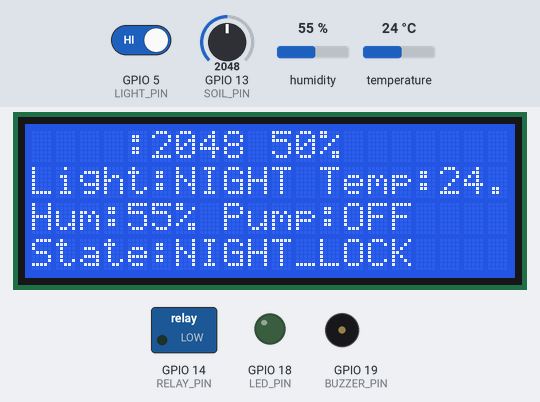
The sketch below on a simulated ESP32. On the bench: 20×4 character LCD, switched loads named in the sketch (green lamp = pin HIGH), output pins drawn as LEDs (lit = HIGH), buzzer (waves = sounding). The inputs (shaded band) are chosen by the test bench; at power-on: GPIO 5 (LIGHT_PIN) HIGH, GPIO 13 (SOIL_PIN) = 2048, temperature 24 °C, humidity 55 %. What the sketch prints to the serial monitor is not drawn.

Above: at 2.4 s.
2.5 s: GPIO 5 (LIGHT_PIN) driven LOW
At 4.2 s:
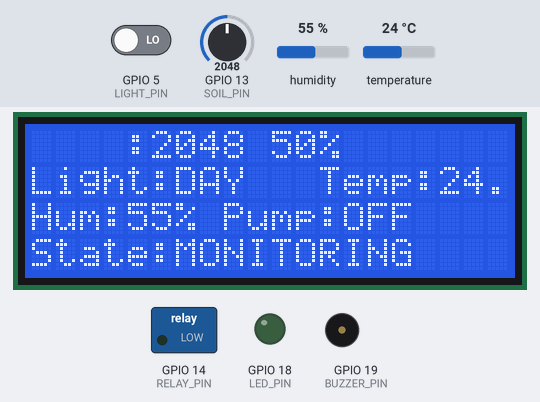
4.9 s: GPIO 13 (SOIL_PIN) set to 2926
At 5.8 s:
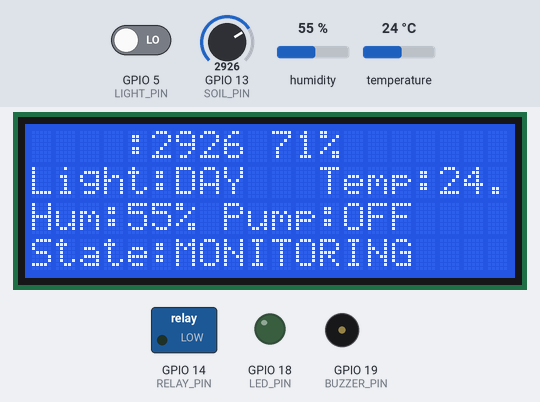
6.9 s: GPIO 13 (SOIL_PIN) set to 3046
At 10.2 s:
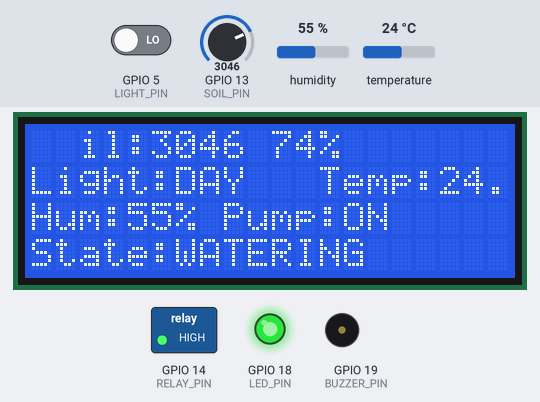
10.8 s: GPIO 5 (LIGHT_PIN) driven HIGH
At 11.7 s:
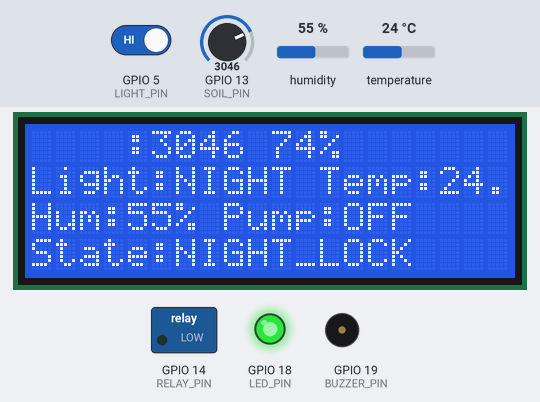
14.8 s: GPIO 5 (LIGHT_PIN) driven LOW
At 16.9 s:
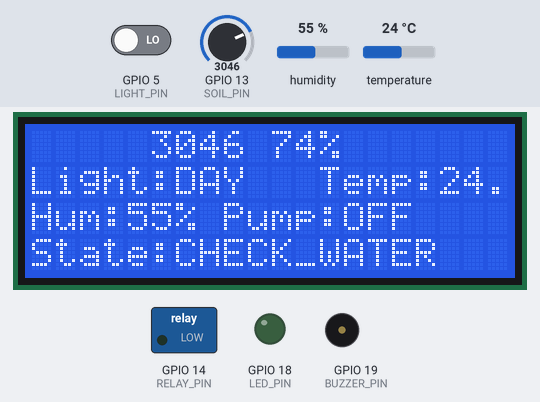
18.8 s: temperature set to 10.8 °C
At 22.7 s:
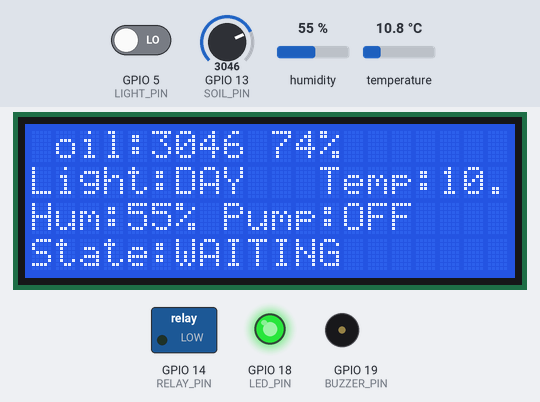
22.8 s: temperature set to 9.5 °C
Timing chart, 0 to 25.8 s (numbered marks = the images above; inputs shaded):
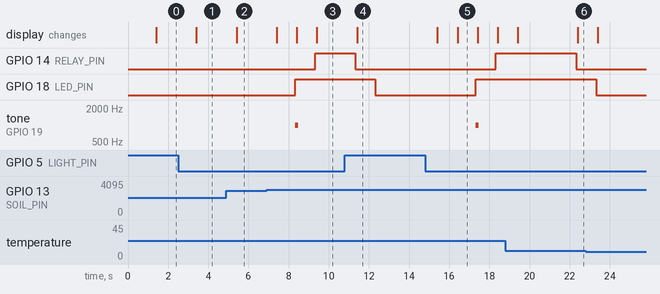

Measured:
- the behaviour switches between 2999 and 3000 on GPIO 13 (SOIL_PIN) (found by bisection; images 2 and 3)
- after the input at 2.5 s, the display: changes after 0.90 s (image 1)
- after the input at 4.9 s, the display: changes after 0.51 s (image 2)
- after the input at 6.9 s, GPIO 14 (RELAY_PIN): LOW → HIGH after 2.4 s; GPIO 18 (LED_PIN): LOW → HIGH after 1.4 s; tone on GPIO 19 (BUZZER_PIN): silent → 1000 Hz after 1.4 s, → silent 0.15 s later; the display: first changes after 0.51 s (image 3 shows a later state)
- after the input at 10.8 s, GPIO 14 (RELAY_PIN): HIGH → LOW after 0.52 s instead of 2.5 s; GPIO 18 (LED_PIN): HIGH → LOW after 1.5 s instead of 3.5 s; the display: changes after 0.61 s (image 4)
- after the input at 14.8 s, GPIO 14 (RELAY_PIN): LOW → HIGH after 3.5 s; GPIO 18 (LED_PIN): LOW → HIGH after 2.5 s; tone on GPIO 19 (BUZZER_PIN): silent → 1000 Hz after 2.5 s, → silent 0.15 s later; the display: first changes after 0.61 s (image 5 shows a later state)
- after the input at 18.8 s, the display: first changes after 0.61 s (image 6 shows a later state)

The sketch:

sketch.ino
```cpp
#include <DHTesp.h>
#include <Wire.h>
#include <LiquidCrystal_I2C.h>

// =========================
// Pin Configuration
// =========================
const int SOIL_PIN   = 13;   // D13 - potentiometer signal
const int LIGHT_PIN  = 5;    // D5  - photoresistor DO
const int RELAY_PIN  = 14;   // D14 - relay input
const int LED_PIN    = 18;   // D18 - status LED
const int BUZZER_PIN = 19;   // D19 - buzzer
const int DHT_PIN    = 15;   // D15 - DHT22 data

// LCD I2C: SDA = 21, SCL = 22
LiquidCrystal_I2C lcd(0x27, 20, 4);
DHTesp dhtSensor;

// =========================
// FSM States
// =========================
enum State {
  MONITORING,
  NEED_WATER_CHECK,
  WATERING,
  WAIT_AFTER_WATER,
  NIGHT_LOCKOUT,
  ERROR_STATE
};

State currentState = MONITORING;

// =========================
// Thresholds / Config
// =========================
const int SOIL_DRY_THRESHOLD = 3000;     // Higher = drier
const int SOIL_WET_THRESHOLD = 2200;     // Lower = wetter enough
const float MAX_SAFE_TEMP = 40.0;
const float MIN_SAFE_TEMP = 5.0;

const unsigned long WATERING_TIME_MS = 5000;
const unsigned long POST_WATER_WAIT_MS = 8000;
const unsigned long SENSOR_CHECK_INTERVAL = 1000;

// =========================
// Runtime Variables
// =========================
unsigned long stateStartTime = 0;
unsigned long lastLoopTime = 0;
unsigned long lastLcdUpdate = 0;

int soilValue = 0;
int lightValue = 0; // digital now: HIGH/LOW
float temperatureC = 0.0;
float humidity = 0.0;

bool sensorFault = false;

// =========================
// Helper Functions
// =========================
const char* stateToString(State s) {
  switch (s) {
    case MONITORING:       return "MONITORING";
    case NEED_WATER_CHECK: return "CHECK_WATER";
    case WATERING:         return "WATERING";
    case WAIT_AFTER_WATER: return "WAITING";
    case NIGHT_LOCKOUT:    return "NIGHT_LOCK";
    case ERROR_STATE:      return "ERROR";
    default:               return "UNKNOWN";
  }
}

void setState(State newState) {
  if (currentState == newState) return;

  currentState = newState;
  stateStartTime = millis();

  Serial.print("\n>>> STATE CHANGED TO: ");
  Serial.println(stateToString(currentState));
}

void readSensors() {
  soilValue = analogRead(SOIL_PIN);
  lightValue = digitalRead(LIGHT_PIN);

  TempAndHumidity data = dhtSensor.getTempAndHumidity();
  temperatureC = data.temperature;
  humidity = data.humidity;

  sensorFault = false;

  if (soilValue < 0 || soilValue > 4095) {
    sensorFault = true;
  }

  //if state isnt low or high sensor has fault
  if (!(lightValue == LOW || lightValue == HIGH)) {
    sensorFault = true;
  }

  if (isnan(temperatureC) || isnan(humidity)) {
    sensorFault = true;
  }

  if (temperatureC < -10 || temperatureC > 80 || humidity < 0 || humidity > 100) {
    sensorFault = true;
  }
}

// If the light logic is backwards in your Wokwi project,
// change HIGH to LOW here.
bool isDaytime() {
  return lightValue == LOW;
}

bool isSoilDry() {
  return soilValue >= SOIL_DRY_THRESHOLD;
}

bool isSoilWetEnough() {
  return soilValue <= SOIL_WET_THRESHOLD;
}

bool isTemperatureSafe() {
  return (temperatureC >= MIN_SAFE_TEMP && temperatureC <= MAX_SAFE_TEMP);
}

int soilPercent() {
  // 0 = very wet, 100 = very dry
  return map(soilValue, 0, 4095, 0, 100);
}

void pumpOn() {
  digitalWrite(RELAY_PIN, HIGH);
}

void pumpOff() {
  digitalWrite(RELAY_PIN, LOW);
}

void ledOn() {
  digitalWrite(LED_PIN, HIGH);
}

void ledOff() {
  digitalWrite(LED_PIN, LOW);
}

void beepShort() {
  tone(BUZZER_PIN, 1000, 150);
}

void beepError() {
  tone(BUZZER_PIN, 300, 300);
}

void printSensorData() {
  Serial.println("----- Sensor Readings -----");
  Serial.print("Soil raw: ");
  Serial.println(soilValue);

  Serial.print("Soil % dry: ");
  Serial.println(soilPercent());

  Serial.print("Light DO: ");
  Serial.println(lightValue);

  Serial.print("Temperature: ");
  Serial.print(temperatureC);
  Serial.println(" C");

  Serial.print("Humidity: ");
  Serial.print(humidity);
  Serial.println(" %");

  Serial.print("Daytime? ");
  Serial.println(isDaytime() ? "YES" : "NO");

  Serial.print("Soil Dry? ");
  Serial.println(isSoilDry() ? "YES" : "NO");

  Serial.print("Temp Safe? ");
  Serial.println(isTemperatureSafe() ? "YES" : "NO");

  Serial.print("Sensor Fault? ");
  Serial.println(sensorFault ? "YES" : "NO");

  Serial.print("State: ");
  Serial.println(stateToString(currentState));
}

void updateLCD() {
  if (millis() - lastLcdUpdate < 500) return;
  lastLcdUpdate = millis();

  lcd.setCursor(0, 0);
  lcd.print("Soil:");
  lcd.print(soilValue);
  lcd.print(" ");
  lcd.print(soilPercent());
  lcd.print("%     ");

  lcd.setCursor(0, 1);
  lcd.print("Light:");
  lcd.print(isDaytime() ? "DAY  " : "NIGHT");
  lcd.print(" Temp:");
  lcd.print(temperatureC, 1);
  lcd.print("C   ");

  lcd.setCursor(0, 2);
  lcd.print("Hum:");
  lcd.print(humidity, 0);
  lcd.print("% ");
  lcd.print("Pump:");
  lcd.print(digitalRead(RELAY_PIN) ? "ON " : "OFF");
  lcd.print("   ");

  lcd.setCursor(0, 3);
  lcd.print("State:");
  lcd.print(stateToString(currentState));
  lcd.print("        ");
}

// =========================
// Setup
// =========================
void setup() {
  Serial.begin(115200);

  pinMode(SOIL_PIN, INPUT);
  pinMode(LIGHT_PIN, INPUT);
  pinMode(RELAY_PIN, OUTPUT);
  pinMode(LED_PIN, OUTPUT);
  pinMode(BUZZER_PIN, OUTPUT);

  digitalWrite(RELAY_PIN, LOW);
  digitalWrite(LED_PIN, LOW);
  noTone(BUZZER_PIN);

  dhtSensor.setup(DHT_PIN, DHTesp::DHT22);

  Wire.begin(21, 22);
  lcd.init();
  lcd.backlight();
  lcd.clear();
  lcd.setCursor(0, 0);
  lcd.print("Smart Plant System");
  lcd.setCursor(0, 1);
  lcd.print("Booting...");
  delay(1200);
  lcd.clear();

  Serial.println("Smart Plant System Starting...");
  setState(MONITORING);
}

// =========================
// Main Loop
// =========================
void loop() {
  if (millis() - lastLoopTime < SENSOR_CHECK_INTERVAL) {
    updateLCD();
    return;
  }
  lastLoopTime = millis();

  readSensors();
  printSensorData();

  if (sensorFault) {
    setState(ERROR_STATE);
  }

  switch (currentState) {
    case MONITORING:
      pumpOff();
      ledOff();

      if (sensorFault) {
        setState(ERROR_STATE);
      } else if (!isDaytime()) {
        setState(NIGHT_LOCKOUT);
      } else if (isSoilDry()) {
        setState(NEED_WATER_CHECK);
      }
      break;

    case NEED_WATER_CHECK:
      pumpOff();
      ledOn();

      if (sensorFault) {
        setState(ERROR_STATE);
      } else if (!isDaytime()) {
        setState(NIGHT_LOCKOUT);
      } else if (!isSoilDry()) {
        setState(MONITORING);
      } else if (isSoilDry() && isDaytime() && isTemperatureSafe()) {
        beepShort();
        setState(WATERING);
      } else {
        setState(ERROR_STATE);
      }
      break;

    case WATERING:
      ledOn();
      pumpOn();

      if (sensorFault) {
        pumpOff();
        setState(ERROR_STATE);
      } else if (!isDaytime()) {
        pumpOff();
        setState(NIGHT_LOCKOUT);
      } else if (isSoilWetEnough()) {
        pumpOff();
        setState(WAIT_AFTER_WATER);
      } else if (millis() - stateStartTime >= WATERING_TIME_MS) {
        pumpOff();
        setState(WAIT_AFTER_WATER);
      }
      break;

    case WAIT_AFTER_WATER:
      pumpOff();
      ledOff();

      if (sensorFault) {
        setState(ERROR_STATE);
      } else if (millis() - stateStartTime >= POST_WATER_WAIT_MS) {
        if (!isDaytime()) {
          setState(NIGHT_LOCKOUT);
        } else {
          setState(MONITORING);
        }
      }
      break;

    case NIGHT_LOCKOUT:
      pumpOff();
      ledOff();

      if (sensorFault) {
        setState(ERROR_STATE);
      } else if (isDaytime()) {
        setState(MONITORING);
      }
      break;

    case ERROR_STATE:
      pumpOff();
      digitalWrite(LED_PIN, !digitalRead(LED_PIN));

      if ((millis() / 2000) % 2 == 0) {
        beepError();
      }

      if (!sensorFault && isTemperatureSafe()) {
        if (isDaytime()) {
          setState(MONITORING);
        } else {
          setState(NIGHT_LOCKOUT);
        }
      }
      break;
  }

  updateLCD();
}
```
